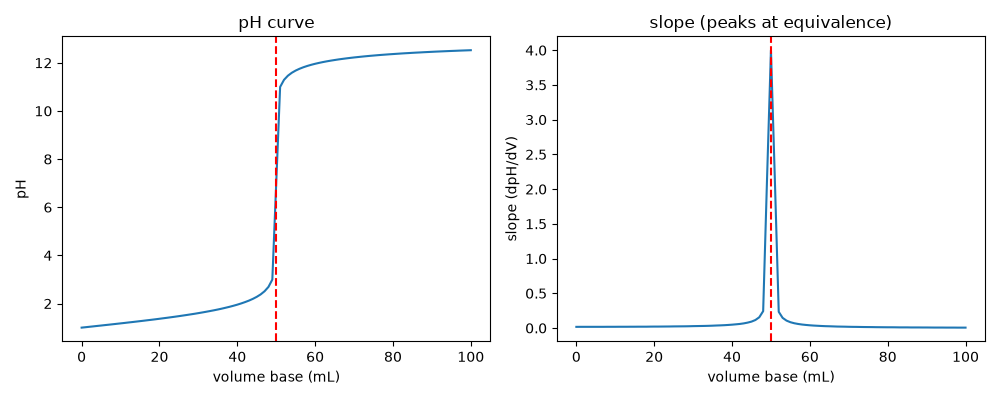

Write Python code to recreate this figure.
"""
PW2 Lab B Part 5 (bonus) -- find a titration's equivalence point.

titration.csv holds a titration curve: pH versus the volume of base added.
The equivalence point is the volume where the pH changes fastest (the steep
jump). Numerically, that is where the SLOPE of the pH curve is largest.
Run:  python titration.py
"""
import numpy as np
import matplotlib.pyplot as plt

# TODO 1:
data = np.loadtxt("titration.csv", delimiter=",", skiprows=1)
V = data[:, 0]
pH = data[:, 1]

slope = np.gradient(pH, V)

# TODO 2:
idx = np.argmax(slope)
V_eq = V[idx]
print("equivalence point at V =", V_eq, "mL")


# TODO 3:
fig, (ax1, ax2) = plt.subplots(1, 2, figsize=(10, 4))

ax1.plot(V, pH)
ax1.axvline(V_eq, color="red", linestyle="--")
ax1.set_xlabel("volume base (mL)")
ax1.set_ylabel("pH")
ax1.set_title("pH curve")

ax2.plot(V, slope)
ax2.axvline(V_eq, color="red", linestyle="--")
ax2.set_xlabel("volume base (mL)")
ax2.set_ylabel("slope (dpH/dV)")
ax2.set_title("slope (peaks at equivalence)")

plt.tight_layout()
plt.savefig("titration.png")
